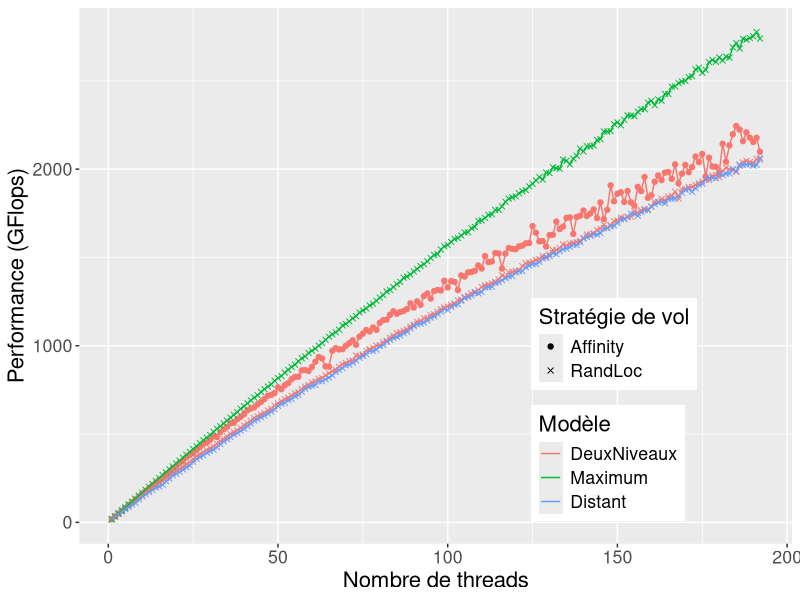
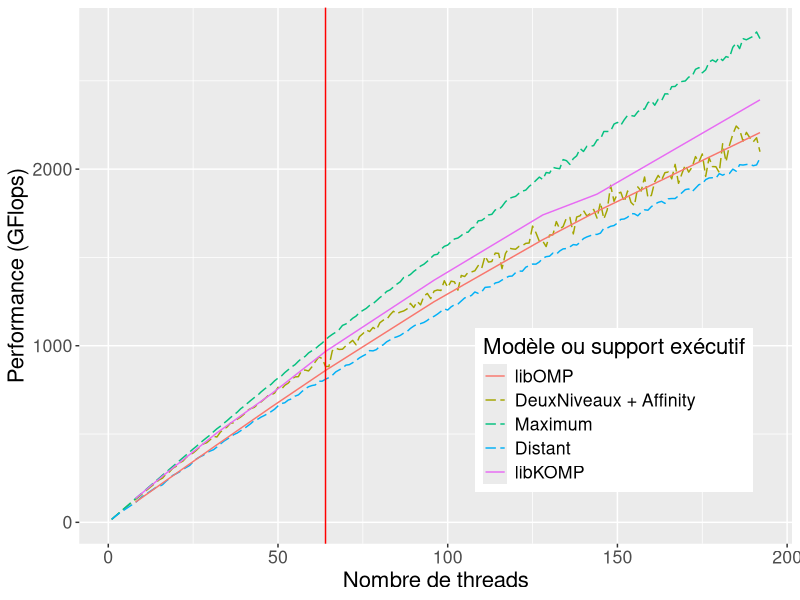
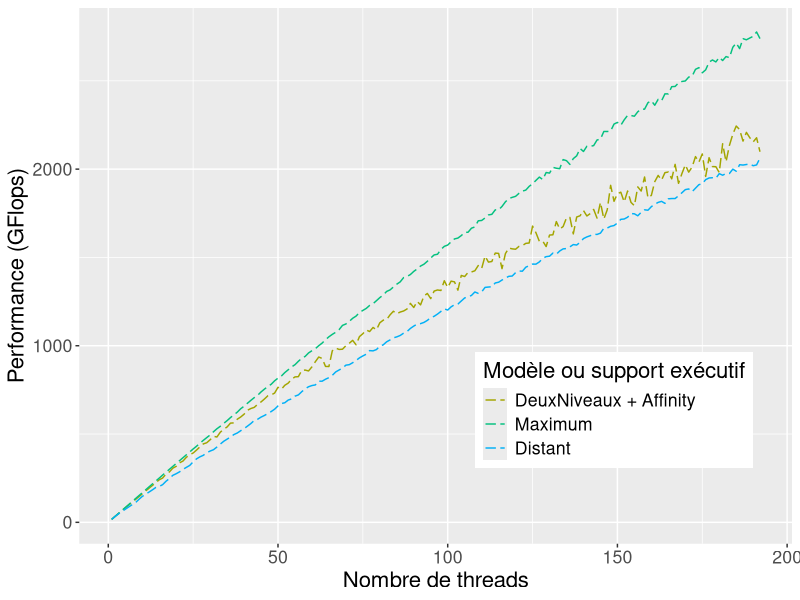
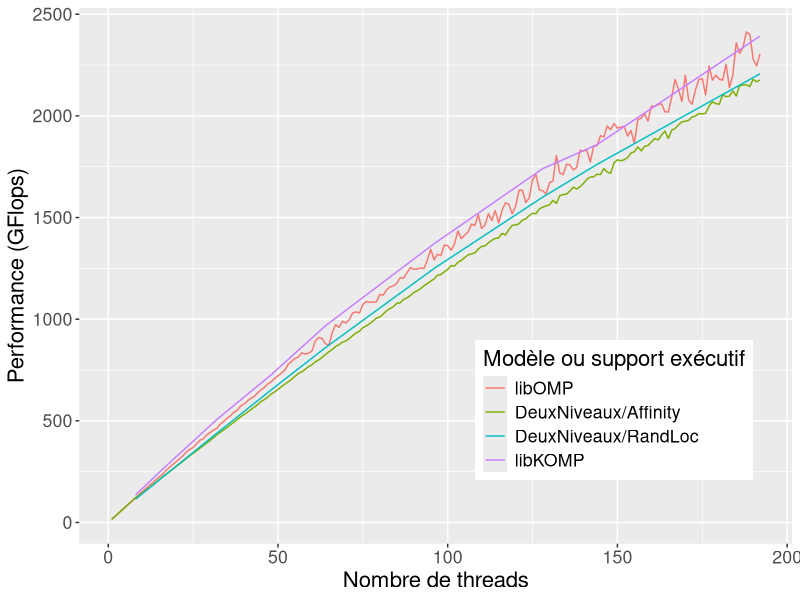
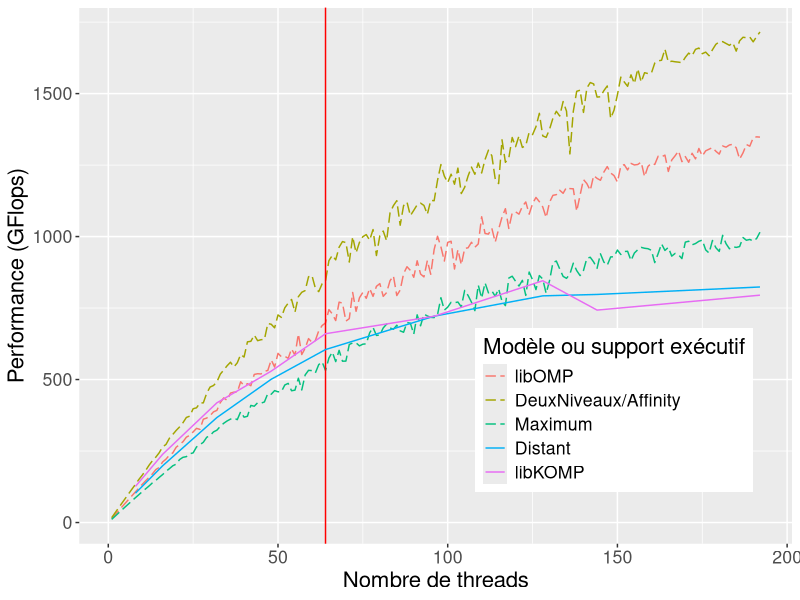
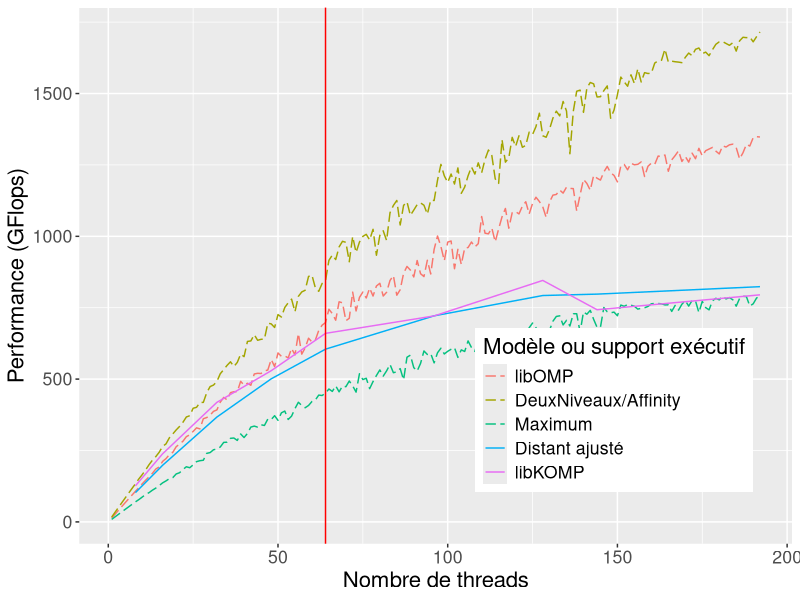
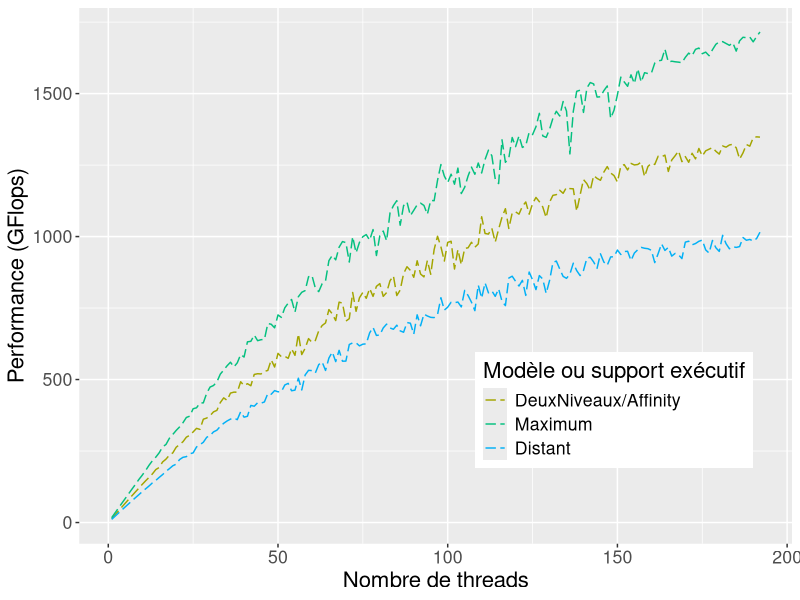
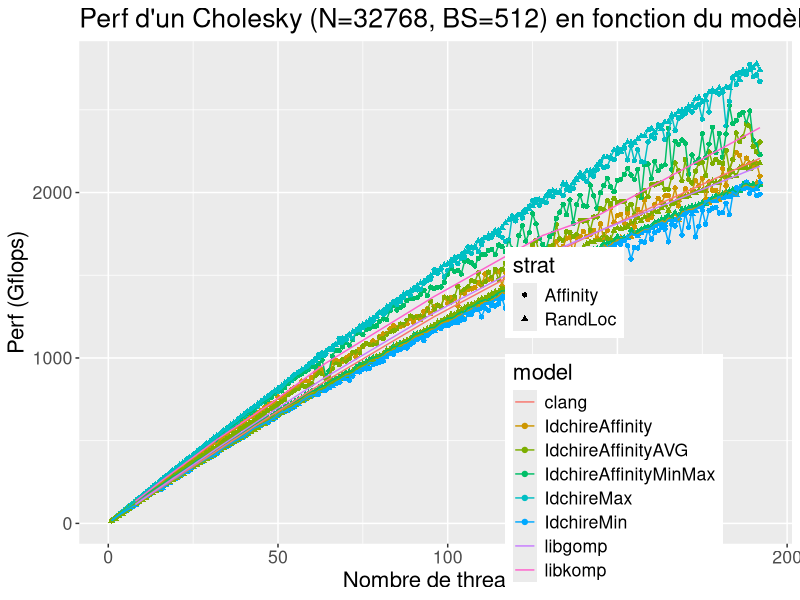

These figures' R source, in order:
library(ggplot2)

df = read.table("./all_data_simulateur.dat", header=TRUE)
df_8k = subset(df, size==8192)
df = subset(df, size==32768)
df_runtime = read.table("../kastors/all_data.dat", header=TRUE)
df_runtime_8k = subset(df_runtime, size == 8192 & blocksize == 256 & program == "dpotrf_taskdep")
df_runtime = subset(df_runtime, size == 32768 & blocksize == 512 & program == "dpotrf_taskdep")

df_steals = read.table("./all_data_steal_count.dat", header=TRUE)

pdf("simu_min_max_affinity_idchire.pdf", width = 10, height=6)

df_simu_min = subset(df, (model == "IdchireMin" & strat == "RandLoc")
                     | (model == "IdchireMax" & strat == "RandLoc")
                     | model == "IdchireAffinity")

myplot = ggplot(df_simu_min, aes(x=threads, y = gflops))
myplot = myplot + geom_point(aes(colour=model, shape=strat, group=interaction(model,strat)))
myplot = myplot + geom_line(aes(colour=model, group=interaction(model, strat)))
myplot = myplot + guides(colour = guide_legend(override.aes = list(shape = NA)))
#myplot = myplot + expand_limits(y=0)
myplot = myplot + theme(legend.position=c(0.75, 0.25), text = element_text(size=16))
myplot = myplot + scale_colour_discrete(name="Modèle", labels=c("DeuxNiveaux", "Maximum", "Distant"))
myplot = myplot + scale_shape_manual(name="Stratégie de vol", values=c(19, 4))
#myplot = myplot + ggtitle("P d'un Cholesky (N=32768, BS=512) en fonction du modèle et strat.")
myplot = myplot + ylab("Performance (GFlops)")
myplot = myplot + xlab("Nombre de threads")

print(myplot)
dev.off()

pdf("simu_affinity_runtime_idchire.pdf", width = 10, height=6)

df_affinity = subset(df, (model == "IdchireAffinity" & strat == "Affinity")
                     | (model == "IdchireMin" & strat == "RandLoc")
                     | (model == "IdchireMax" & strat == "RandLoc"))

myplot = ggplot(df_affinity, aes(x=threads, y = gflops))
#myplot = myplot + geom_point(aes(colour=model, shape=strat, group=interaction(model,strat)))
myplot = myplot + geom_line(aes(colour=model, group=interaction(model, strat)), linetype = "longdash")
myplot = myplot + geom_line(data=subset(df_runtime, runtime=="clang" | runtime=="libkomp"), aes(colour=runtime))
myplot = myplot + geom_vline(mapping = NULL, data = NULL, xintercept = 64, color="red")
myplot = myplot + guides(colour = guide_legend(override.aes = list(shape = NA)))
#myplot = myplot + expand_limits(y=0)
myplot = myplot + theme(legend.position=c(0.75, 0.25), text = element_text(size=16))
myplot = myplot + scale_colour_manual(name="Modèle ou support exécutif", labels=c("libOMP", "DeuxNiveaux + Affinity", "Maximum", "Distant", "libKOMP"), values=c("#f8766d", "#a3a500", "#04c07f", "#01b0f6", "#e76bf3"))
#myplot = myplot + scale_shape_manual(name="Stratégie de vol", values=c(19, 4))
#myplot = myplot + ggtitle("P d'un Cholesky (N=32768, BS=512) en fonction du modèle et strat.")
myplot = myplot + ylab("Performance (GFlops)")
myplot = myplot + xlab("Nombre de threads")

print(myplot)
dev.off()

pdf("simu_affinity_runtime_idchire_0.pdf", width = 10, height=6)

df_affinity = subset(df, (model == "IdchireAffinity" & strat == "Affinity")
                     | (model == "IdchireMin" & strat == "RandLoc")
                     | (model == "IdchireMax" & strat == "RandLoc"))

myplot = ggplot(df_affinity, aes(x=threads, y = gflops))
#myplot = myplot + geom_point(aes(colour=model, shape=strat, group=interaction(model,strat)))
myplot = myplot + geom_line(aes(colour=model, group=interaction(model, strat)), linetype = "longdash")
myplot = myplot + guides(colour = guide_legend(override.aes = list(shape = NA)))
#myplot = myplot + expand_limits(y=0)
myplot = myplot + theme(legend.position=c(0.75, 0.25), text = element_text(size=16))
myplot = myplot + scale_colour_manual(name="Modèle ou support exécutif", labels=c("DeuxNiveaux + Affinity", "Maximum", "Distant"), values=c("#a3a500", "#04c07f", "#01b0f6"))
#myplot = myplot + scale_shape_manual(name="Stratégie de vol", values=c(19, 4))
#myplot = myplot + ggtitle("P d'un Cholesky (N=32768, BS=512) en fonction du modèle et strat.")
myplot = myplot + ylab("Performance (GFlops)")
myplot = myplot + xlab("Nombre de threads")

print(myplot)
dev.off()

pdf("simu_affinity_avg_runtime_idchire.pdf", width = 10, height=6)

df_affinity_avg = subset(df, (model == "IdchireAffinityAVG"))

myplot = ggplot(df_affinity_avg, aes(x=threads, y = gflops))
#myplot = myplot + geom_point(aes(colour=model, shape=strat, group=interaction(model,strat)))
myplot = myplot + geom_line(aes(colour=interaction(model, strat), group=interaction(model, strat)))
myplot = myplot + geom_line(data=subset(df_runtime, runtime=="clang" | runtime=="libkomp"), aes(colour=runtime))
#myplot = myplot + geom_ribbon(data=subset(df_runtime, runtime=="clang" | runtime=="libkomp"), aes(colour=runtime, ymin=gflops-(2*std/iterations), ymax=gflops+(2*std/iterations)))
myplot = myplot + guides(colour = guide_legend(override.aes = list(shape = NA)), fill=guide_legend(override.aes=list(linetype=0, shape='')))
#myplot = myplot + expand_limits(y=0)
myplot = myplot + theme(legend.position=c(0.75, 0.25), text = element_text(size=16))
myplot = myplot + scale_colour_discrete(name="Modèle ou support exécutif", labels=c("libOMP", "DeuxNiveaux/Affinity", "DeuxNiveaux/RandLoc", "libKOMP"))
#myplot = myplot + scale_fill_manual(name="")
#myplot = myplot + scale_shape_manual(name="Stratégie de vol", values=c(19, 4))
#myplot = myplot + ggtitle("P d'un Cholesky (N=32768, BS=512) en fonction du modèle et strat.")
myplot = myplot + ylab("Performance (GFlops)")
myplot = myplot + xlab("Nombre de threads")

print(myplot)
dev.off()

pdf("simu_affinity_8k_runtime_idchire.pdf", width = 10, height=6)

df_affinity_avg = subset(df_8k, ((model == "IdchireAffinityAVG" & strat == "Affinity") | model == "IdchireMin" | model == "IdchireMax"))

myplot = ggplot(df_affinity_avg, aes(x=threads, y = gflops))
#myplot = myplot + geom_point(aes(colour=model, shape=strat, group=interaction(model,strat)))
myplot = myplot + geom_line(aes(colour=interaction(model, strat), group=interaction(model, strat)), linetype="longdash")
myplot = myplot + geom_vline(mapping = NULL, data = NULL, xintercept = 64, color="red")
myplot = myplot + geom_line(data=subset(df_runtime_8k, runtime=="clang" | runtime=="libkomp"), aes(colour=runtime))
myplot = myplot + guides(colour = guide_legend(override.aes = list(shape = NA)))
#myplot = myplot + expand_limits(y=0)
myplot = myplot + theme(legend.position=c(0.75, 0.25), text = element_text(size=16))
myplot = myplot + scale_colour_manual(name="Modèle ou support exécutif", labels=c("libOMP", "DeuxNiveaux/Affinity", "Maximum", "Distant", "libKOMP"), values=c("#f8766d", "#a3a500", "#04c07f", "#01b0f6", "#e76bf3"))
#myplot = myplot + scale_shape_manual(name="Stratégie de vol", values=c(19, 4))
#myplot = myplot + ggtitle("P d'un Cholesky (N=32768, BS=512) en fonction du modèle et strat.")
myplot = myplot + ylab("Performance (GFlops)")
myplot = myplot + xlab("Nombre de threads")

print(myplot)
dev.off()

pdf("simu_affinity_8k_runtime_idchire_ajuste.pdf", width = 10, height=6)

df_affinity_avg = subset(df_8k, ((model == "IdchireAffinityAVG" & strat == "Affinity") | model == "IdchireMax" | model == "IdchireTmp"))
#df_affinity_avg = subset(df_8k, ((model == "IdchireAffinityAVG" & strat == "Affinity") | model == "IdchireMin" | model == "IdchireMax"))

myplot = ggplot(df_affinity_avg, aes(x=threads, y = gflops))
#myplot = myplot + geom_point(aes(colour=model, shape=strat, group=interaction(model,strat)))
myplot = myplot + geom_line(aes(colour=interaction(model, strat), group=interaction(model, strat)), linetype="longdash")
myplot = myplot + geom_line(data=subset(df_runtime_8k, runtime=="clang" | runtime=="libkomp"), aes(colour=runtime))
myplot = myplot + geom_vline(mapping = NULL, data = NULL, xintercept = 64, color="red")
myplot = myplot + guides(colour = guide_legend(override.aes = list(shape = NA)))
#myplot = myplot + expand_limits(y=0)
myplot = myplot + theme(legend.position=c(0.75, 0.25), text = element_text(size=16))
#myplot = myplot + scale_colour_discrete(name="Modèle ou support exécutif")
myplot = myplot + scale_colour_manual(name="Modèle ou support exécutif", labels=c("libOMP", "DeuxNiveaux/Affinity", "Maximum", "Distant ajusté", "libKOMP"), values=c("#f8766d", "#a3a500", "#04c07f", "#01b0f6", "#e76bf3"))
#myplot = myplot + scale_shape_manual(name="Stratégie de vol", values=c(19, 4))
#myplot = myplot + ggtitle("P d'un Cholesky (N=32768, BS=512) en fonction du modèle et strat.")
myplot = myplot + ylab("Performance (GFlops)")
myplot = myplot + xlab("Nombre de threads")

print(myplot)
dev.off()

pdf("simu_affinity_8k_runtime_idchire_0.pdf", width = 10, height=6)

#df_affinity_avg = subset(df_8k, (model == "IdchireAffinityAVG" | model == "IdchireMin" | model == "IdchireMax" | model == "IdchireTmp"))
df_affinity_avg = subset(df_8k, ((model == "IdchireAffinityAVG" & strat == "Affinity") | model == "IdchireMin" | model == "IdchireMax"))

myplot = ggplot(df_affinity_avg, aes(x=threads, y = gflops))
#myplot = myplot + geom_point(aes(colour=model, shape=strat, group=interaction(model,strat)))
myplot = myplot + geom_line(aes(colour=interaction(model, strat), group=interaction(model, strat)), linetype="longdash")
#myplot = myplot + geom_line(data=subset(df_runtime_8k, runtime=="clang" | runtime=="libkomp"), aes(colour=runtime))
myplot = myplot + guides(colour = guide_legend(override.aes = list(shape = NA)))
#myplot = myplot + expand_limits(y=0)
myplot = myplot + theme(legend.position=c(0.75, 0.25), text = element_text(size=16))
myplot = myplot + scale_colour_manual(name="Modèle ou support exécutif", labels=c("DeuxNiveaux/Affinity", "Maximum", "Distant"), values=c("#a3a500", "#04c07f", "#01b0f6"))
#myplot = myplot + scale_shape_manual(name="Stratégie de vol", values=c(19, 4))
#myplot = myplot + ggtitle("P d'un Cholesky (N=32768, BS=512) en fonction du modèle et strat.")
myplot = myplot + ylab("Performance (GFlops)")
myplot = myplot + xlab("Nombre de threads")

print(myplot)
dev.off()

pdf("simu_all_models_idchire.pdf", width = 10, height=6)

myplot = ggplot(df, aes(x=threads, y = gflops))
myplot = myplot + geom_point(aes(colour=model, shape=strat, group=interaction(model,strat)))
myplot = myplot + geom_line(aes(colour=model, group=interaction(model, strat)))
myplot = myplot + geom_line(data=df_runtime, aes(colour=runtime))
#myplot = myplot + expand_limits(y=0)
myplot = myplot + theme(legend.position=c(0.75, 0.25), text = element_text(size=16))
myplot = myplot + ggtitle("Perf d'un Cholesky (N=32768, BS=512) en fonction du modèle et strat.")
myplot = myplot + ylab("Perf (Gflops)")
myplot = myplot + xlab("Nombre de threads")

print(myplot)
dev.off()

pdf("simu_steal_visits_idchire.pdf", width = 10, height=6)

df_steals=subset(df_steals, strat=="Affinity")

myplot = ggplot(df_steals, aes(x=threads, y = steals_per_task))
#myplot = myplot + geom_point(aes(colour=factor(size)))
myplot = myplot + geom_line(aes(colour=factor(size)))
#myplot = myplot + geom_line(aes(colour=factor(size), y=visits_per_task/180))
#myplot = myplot + geom_line(data=df_runtime, aes(colour=runtime))
#myplot = myplot + expand_limits(y=0)
myplot = myplot + theme(legend.position=c(0.25, 0.75), text = element_text(size=16))
#myplot = myplot + ggtitle("Visites par tache")
myplot = myplot + scale_colour_discrete(name="Tailles : Matrice x Bloc", labels=c("8192x256", "32768x512"))
myplot = myplot + ylab("Requêtes de vol par tâche")
myplot = myplot + xlab("Nombre de threads")

print(myplot)
dev.off()
